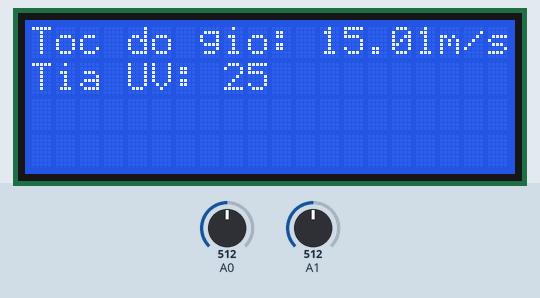
Bench run of a sketch on a simulated Arduino Uno, built with avr-gcc and run on an emulated ATmega328P. Parts: 20×4 character LCD. The inputs (shaded band) are chosen by the test bench; at power-on: A0 = 512, A1 = 512.

Above: at 1.3 s.
1.4 s: A0 set to 716
At 3.0 s:
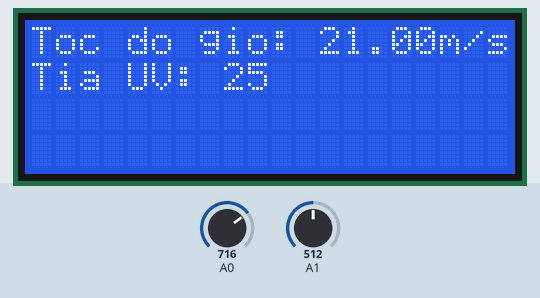
5.5 s: A1 set to 716
At 7.1 s:
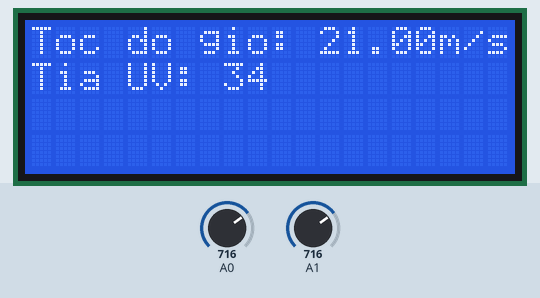
8.8 s: A0 set to 900
At 10.1 s:
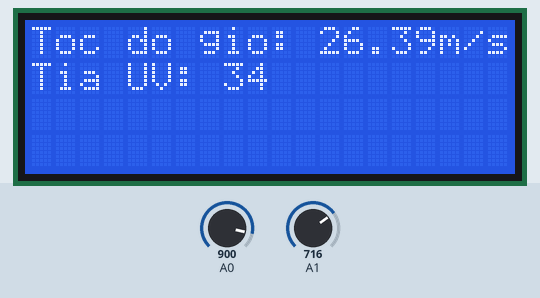
11.9 s: A1 set to 900
At 13.3 s:
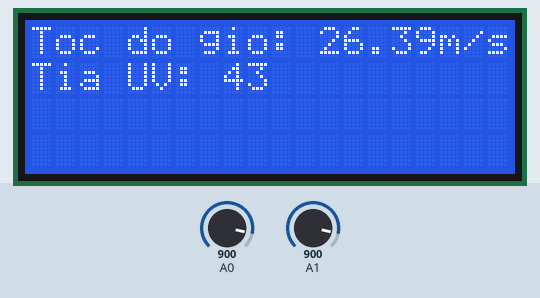
15.0 s: A0 set to 1023
At 16.4 s:
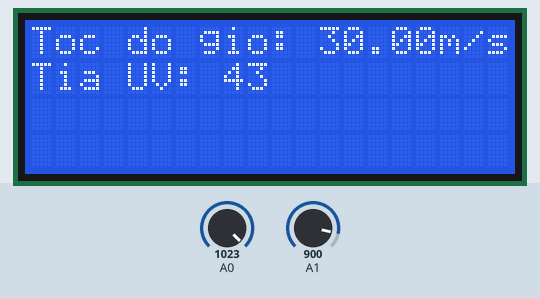
18.1 s: A1 set to 1023
Timing chart, 0 to 21.1 s (numbered marks = the images above; inputs shaded):
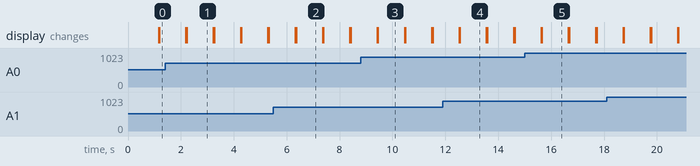

The sketch:

completed.ino
```cpp
#include <Wire.h>
#include <LiquidCrystal_I2C.h>
LiquidCrystal_I2C lcd(0x27, 20, 4); // 0x27 is I2C module address

void setup() {

  lcd.init();
  lcd.begin(20,4);
  lcd.backlight();

  Serial.begin(9600);

}


void loop() {

  int sensorValue = analogRead(A0); // wind speed
  int sensorValue_UV = analogRead(A1); // UV

  float outvoltage = sensorValue * (5.0 / 1023.0);
  float Level = 6 * outvoltage; //The level of wind speed is proportional to the output voltage.

  float volts = sensorValue_UV * 5.0 / 1024.0;
  int UV_index = volts * 10; // UV index

// print wind speed in lcd
  lcd.setCursor(0, 0);
  lcd.print("Toc do gio: ");
  lcd.print(Level);
  lcd.print("m/s");

// print UV in lcd
  lcd.setCursor(0,1);
  lcd.print("Tia UV: ");
  lcd.print(UV_index);

// time delay
  delay(1000);
  lcd.clear();

}
```

Measured:
- after the input at 1.4 s, the display: first differs from a run without the input after 0.82 s (image 1)
- after the input at 5.5 s, the display: first differs from a run without the input after 0.85 s (image 2)
- after the input at 8.8 s, the display: first differs from a run without the input after 0.65 s (image 3)
- after the input at 11.9 s, the display: first differs from a run without the input after 0.65 s (image 4)
- after the input at 15.0 s, the display: first differs from a run without the input after 0.65 s (image 5)
- what the display in image 1 shows lasts 1.0 s, from 2.2 s to 3.2 s
